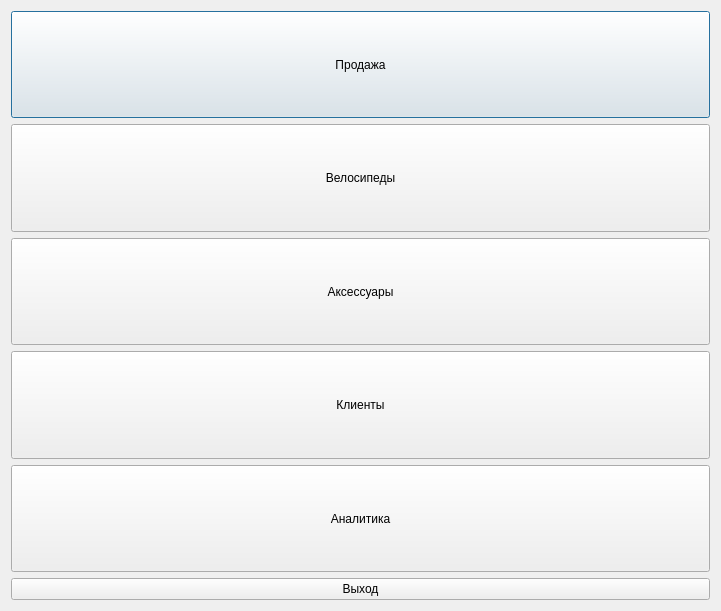
<?xml version="1.0" encoding="UTF-8"?>
<ui version="4.0">
 <class>CentralWindow</class>
 <widget class="QDialog" name="CentralWindow">
  <property name="geometry">
   <rect>
    <x>0</x>
    <y>0</y>
    <width>721</width>
    <height>611</height>
   </rect>
  </property>
  <property name="windowTitle">
   <string>menu</string>
  </property>
  <layout class="QVBoxLayout" name="verticalLayout">
   <item>
    <widget class="QPushButton" name="pushButton_3">
     <property name="sizePolicy">
      <sizepolicy hsizetype="Minimum" vsizetype="Expanding">
       <horstretch>0</horstretch>
       <verstretch>0</verstretch>
      </sizepolicy>
     </property>
     <property name="text">
      <string>Продажа</string>
     </property>
    </widget>
   </item>
   <item>
    <widget class="QPushButton" name="button1">
     <property name="sizePolicy">
      <sizepolicy hsizetype="Minimum" vsizetype="Expanding">
       <horstretch>0</horstretch>
       <verstretch>0</verstretch>
      </sizepolicy>
     </property>
     <property name="text">
      <string>Велосипеды</string>
     </property>
     <property name="iconSize">
      <size>
       <width>20</width>
       <height>100</height>
      </size>
     </property>
    </widget>
   </item>
   <item>
    <widget class="QPushButton" name="button2">
     <property name="sizePolicy">
      <sizepolicy hsizetype="Minimum" vsizetype="Expanding">
       <horstretch>0</horstretch>
       <verstretch>0</verstretch>
      </sizepolicy>
     </property>
     <property name="text">
      <string>Аксессуары</string>
     </property>
     <property name="iconSize">
      <size>
       <width>20</width>
       <height>100</height>
      </size>
     </property>
    </widget>
   </item>
   <item>
    <widget class="QPushButton" name="button3">
     <property name="sizePolicy">
      <sizepolicy hsizetype="Minimum" vsizetype="Expanding">
       <horstretch>0</horstretch>
       <verstretch>0</verstretch>
      </sizepolicy>
     </property>
     <property name="text">
      <string>Клиенты</string>
     </property>
     <property name="iconSize">
      <size>
       <width>20</width>
       <height>100</height>
      </size>
     </property>
    </widget>
   </item>
   <item>
    <widget class="QPushButton" name="pushButton_2">
     <property name="sizePolicy">
      <sizepolicy hsizetype="Minimum" vsizetype="Expanding">
       <horstretch>0</horstretch>
       <verstretch>0</verstretch>
      </sizepolicy>
     </property>
     <property name="text">
      <string>Аналитика</string>
     </property>
    </widget>
   </item>
   <item>
    <widget class="QPushButton" name="pushButton">
     <property name="text">
      <string>Выход</string>
     </property>
    </widget>
   </item>
  </layout>
 </widget>
 <resources/>
 <connections/>
</ui>
